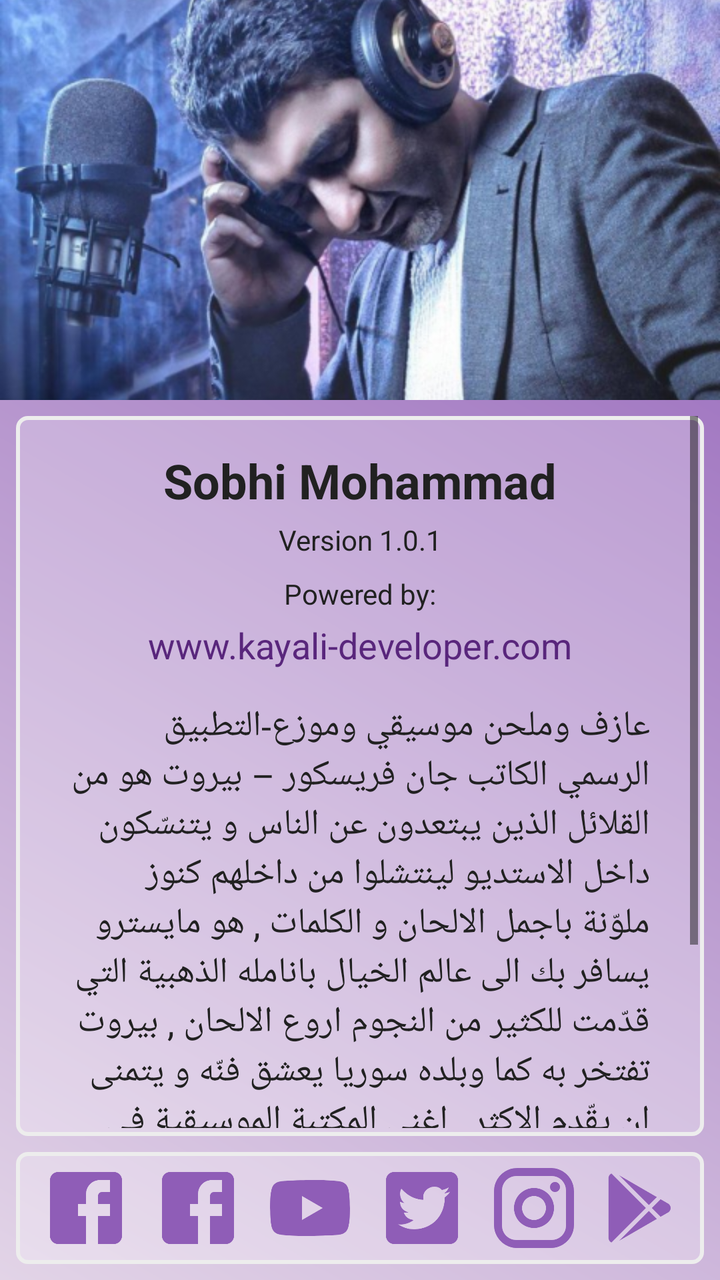
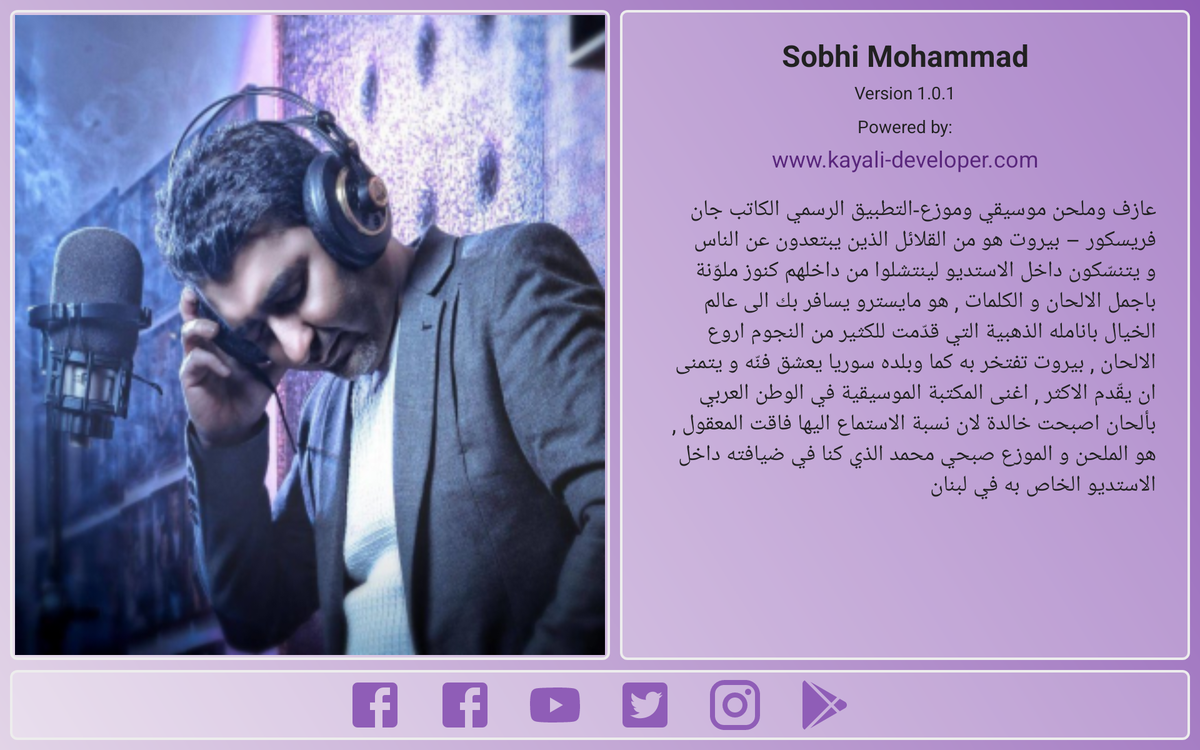

An Android layout and its configuration variant, each rendered on a device that would load it. The default file and the variant file are quoted in full after the pictures.
<!-- AndroidManifest.xml: application theme AppTheme -->
<!-- res/layout/fragment_about_us.xml -->
<?xml version="1.0" encoding="utf-8"?>
<androidx.constraintlayout.widget.ConstraintLayout xmlns:android="http://schemas.android.com/apk/res/android"
    xmlns:app="http://schemas.android.com/apk/res-auto"
    android:layout_width="match_parent"
    android:layout_height="match_parent"
    android:background="@drawable/gradient"
    android:id="@+id/about_us_fragment_layout"
    android:orientation="vertical">

    <ImageView
        android:id="@+id/iv_about_us_image"
        android:layout_width="match_parent"
        android:layout_height="200dp"
        android:layout_gravity="center_horizontal"
        android:scaleType="centerCrop"
        android:src="@drawable/splash_screen_image"
        app:layout_constraintEnd_toEndOf="parent"
        app:layout_constraintStart_toStartOf="parent"
        app:layout_constraintTop_toTopOf="parent" />

    <FrameLayout
        android:paddingBottom="@dimen/mini_margin"
        android:layout_margin="@dimen/small_margin"
        android:layout_width="match_parent"
        android:layout_height="0dp"
        android:background="@drawable/field_background"
        app:layout_constraintBottom_toTopOf="@+id/icons_layout"
        app:layout_constraintEnd_toEndOf="parent"
        app:layout_constraintStart_toStartOf="parent"
        app:layout_constraintTop_toBottomOf="@+id/iv_about_us_image">

        <ScrollView
            android:id="@+id/content_layout"
            android:layout_width="match_parent"
            android:layout_height="wrap_content">

            <LinearLayout
                android:layout_width="match_parent"
                android:layout_height="wrap_content"
                android:layout_margin="@dimen/small_margin"

                android:orientation="vertical">

                <TextView
                    android:layout_width="match_parent"
                    android:layout_height="wrap_content"
                    android:paddingStart="@dimen/normal_margin"
                    android:paddingTop="@dimen/small_margin"
                    android:paddingEnd="@dimen/normal_margin"
                    android:paddingBottom="@dimen/mini_margin"
                    android:text="@string/sobhi_mohammad_translatable"
                    android:textAlignment="center"
                    android:textSize="@dimen/header_text_size"
                    android:textStyle="bold" />

                <TextView
                    android:layout_width="match_parent"
                    android:layout_height="wrap_content"
                    android:paddingStart="@dimen/normal_margin"
                    android:paddingEnd="@dimen/normal_margin"
                    android:paddingBottom="@dimen/small_margin"
                    android:text="@string/version"
                    android:textAlignment="center"
                    android:textSize="@dimen/text_size" />

                <TextView
                    android:layout_width="match_parent"
                    android:layout_height="wrap_content"
                    android:paddingStart="@dimen/normal_margin"
                    android:paddingEnd="@dimen/normal_margin"
                    android:paddingBottom="@dimen/mini_margin"
                    android:text="@string/powered_by"
                    android:textAlignment="center"
                    android:textSize="@dimen/text_size" />

                <TextView
                    android:id="@+id/tv_developer_website"
                    android:layout_width="match_parent"
                    android:layout_height="wrap_content"
                    android:paddingStart="@dimen/normal_margin"
                    android:paddingEnd="@dimen/normal_margin"
                    android:paddingBottom="@dimen/normal_margin"
                    android:text="www.kayali-developer.com"
                    android:textAlignment="center"
                    android:textColor="@color/colorPrimaryDark"
                    android:textSize="@dimen/title_text_size" />

                <TextView
                    android:layout_width="match_parent"
                    android:layout_height="wrap_content"
                    android:paddingStart="@dimen/normal_margin"
                    android:paddingEnd="@dimen/normal_margin"
                    android:paddingBottom="@dimen/normal_margin"
                    android:text="@string/about_us_text"
                    android:textSize="@dimen/title_text_size" />

            </LinearLayout>

        </ScrollView>
    </FrameLayout>

    <LinearLayout
        android:id="@+id/icons_layout"
        android:layout_width="match_parent"
        android:layout_height="wrap_content"
        android:layout_margin="@dimen/small_margin"
        android:background="@drawable/field_background"
        android:gravity="center_horizontal"
        android:orientation="horizontal"
        android:paddingTop="@dimen/mini_margin"
        android:paddingBottom="@dimen/mini_margin"
        app:layout_constraintBottom_toBottomOf="parent"
        app:layout_constraintEnd_toEndOf="parent"
        app:layout_constraintStart_toStartOf="parent">

        <ImageView
            android:id="@+id/iv_facebook"
            android:layout_width="wrap_content"
            android:layout_height="wrap_content"
            android:layout_marginStart="@dimen/small_margin"
            android:layout_marginEnd="@dimen/small_margin"
            android:src="@drawable/ic_facebook"
            android:tint="@color/colorPrimary" />

        <ImageView
            android:id="@+id/iv_facebook2"
            android:layout_width="wrap_content"
            android:layout_height="wrap_content"
            android:layout_marginEnd="@dimen/small_margin"
            android:src="@drawable/ic_facebook"
            android:tint="@color/colorPrimary" />

        <ImageView
            android:id="@+id/iv_youtube"
            android:layout_width="wrap_content"
            android:layout_height="wrap_content"
            android:layout_marginEnd="@dimen/small_margin"
            android:src="@drawable/ic_youtube"
            android:tint="@color/colorPrimary" />

        <ImageView
            android:id="@+id/iv_twitter"
            android:layout_width="wrap_content"
            android:layout_height="wrap_content"
            android:layout_marginEnd="@dimen/small_margin"
            android:src="@drawable/ic_twitter"
            android:tint="@color/colorPrimary" />

        <ImageView
            android:id="@+id/iv_instagram"
            android:layout_width="wrap_content"
            android:layout_height="wrap_content"
            android:layout_marginEnd="@dimen/small_margin"
            android:src="@drawable/ic_instagram"
            android:tint="@color/colorPrimary" />

        <ImageView
            android:id="@+id/iv_google_play"
            android:layout_width="wrap_content"
            android:layout_height="wrap_content"
            android:layout_marginEnd="@dimen/small_margin"
            android:src="@drawable/ic_google_play"
            android:tint="@color/colorPrimary" />

    </LinearLayout>
</androidx.constraintlayout.widget.ConstraintLayout>
<!-- resources referenced by this layout -->
<resources>
  <color name="colorPrimary">#8f5db7</color>
  <color name="colorPrimaryDark">#59267c</color>
  <dimen name="header_text_size">24sp</dimen>
  <dimen name="mini_margin">4dp</dimen>
  <dimen name="normal_margin">16dp</dimen>
  <dimen name="small_margin">8dp</dimen>
  <dimen name="text_size">14sp</dimen>
  <dimen name="title_text_size">18sp</dimen>
  <!-- drawable field_background (drawable) -->
  <?xml version="1.0" encoding="UTF-8"?>
  <shape xmlns:android="http://schemas.android.com/apk/res/android">
      <solid android:color="#40ffffff"/>
      <stroke android:width="2dp" android:color="#ededed" />
      <corners android:radius="5dp"/>
      <padding android:left="3dp" android:top="0dp" android:right="3dp" android:bottom="0dp" />
  </shape>
  <!-- drawable gradient (drawable) -->
  <?xml version="1.0" encoding="utf-8"?>
  <shape xmlns:android="http://schemas.android.com/apk/res/android" android:shape="rectangle" >
      <gradient
          android:type="linear"
          android:startColor="#FFe2d4e7"
          android:endColor="#FF8f5db7"
          android:angle="45"/>
  </shape>
  <!-- drawable ic_facebook (drawable) -->
  <vector xmlns:android="http://schemas.android.com/apk/res/android"
      android:height="48dp"
      android:width="48dp"
      android:viewportWidth="24"
      android:viewportHeight="24">
      <path android:fillColor="#000" android:pathData="M5,3H19A2,2 0 0,1 21,5V19A2,2 0 0,1 19,21H5A2,2 0 0,1 3,19V5A2,2 0 0,1 5,3M18,5H15.5A3.5,3.5 0 0,0 12,8.5V11H10V14H12V21H15V14H18V11H15V9A1,1 0 0,1 16,8H18V5Z" />
  </vector>
  <!-- drawable ic_google_play (drawable) -->
  <vector xmlns:android="http://schemas.android.com/apk/res/android"
      android:height="48dp"
      android:width="48dp"
      android:viewportWidth="24"
      android:viewportHeight="24">
      <path android:fillColor="#000" android:pathData="M3,20.5V3.5C3,2.91 3.34,2.39 3.84,2.15L13.69,12L3.84,21.85C3.34,21.6 3,21.09 3,20.5M16.81,15.12L6.05,21.34L14.54,12.85L16.81,15.12M20.16,10.81C20.5,11.08 20.75,11.5 20.75,12C20.75,12.5 20.53,12.9 20.18,13.18L17.89,14.5L15.39,12L17.89,9.5L20.16,10.81M6.05,2.66L16.81,8.88L14.54,11.15L6.05,2.66Z" />
  </vector>
  <string name="about_us_text">عازف وملحن موسيقي وموزع-التطبيق الرسمي
  الكاتب جان فريسكور – بيروت هو من القلائل الذين يبتعدون عن الناس و يتنسّكون داخل الاستديو لينتشلوا من داخلهم كنوز ملوّنة باجمل الالحان و الكلمات , هو مايسترو يسافر بك الى عالم الخيال بانامله الذهبية التي قدّمت للكثير من النجوم اروع الالحان , بيروت تفتخر به كما وبلده سوريا يعشق فنّه و يتمنى ان يقّدم الاكثر , اغنى المكتبة الموسيقية في الوطن العربي بألحان اصبحت خالدة لان نسبة الاستماع اليها فاقت المعقول , هو الملحن و الموزع صبحي محمد الذي كنا في ضيافته داخل الاستديو الخاص به في لبنان</string>
  <string name="powered_by">Powered by:</string>
  <string name="sobhi_mohammad_translatable">Sobhi Mohammad</string>
  <string name="version">Version 1.0.1</string>
  <style name="AppTheme" parent="Theme.AppCompat.Light.DarkActionBar">
          
          <item name="colorPrimary">@color/colorPrimary</item>
          <item name="colorPrimaryDark">@color/colorPrimaryDark</item>
          <item name="colorAccent">@color/colorAccent</item>
          <item name="android:textColor">@color/darkTextColor</item>
          <item name="android:textColorPrimary">@color/normalTextColor</item>
          <item name="android:textColorSecondary">@color/darkTextColor</item>
          <item name="android:textSize">@dimen/text_size</item>
      </style>
  <color name="colorAccent">#991180</color>
  <color name="darkTextColor">#212121</color>
  <color name="normalTextColor">#4c007f</color>
  <!-- some entries are left out for length -->
</resources>
<!-- res/layout-sw600dp-land/fragment_about_us.xml (the repository's variant of the layout above) -->
<!-- drawn on a 7-inch tablet turned sideways -->
<?xml version="1.0" encoding="utf-8"?>
<androidx.constraintlayout.widget.ConstraintLayout xmlns:android="http://schemas.android.com/apk/res/android"
    xmlns:app="http://schemas.android.com/apk/res-auto"
    android:layout_width="match_parent"
    android:layout_height="match_parent"
    android:background="@drawable/gradient"
    android:id="@+id/about_us_fragment_layout"
    android:orientation="vertical">

    <ImageView
        android:background="@drawable/field_background"
        android:padding="@dimen/mini_margin"
        android:layout_marginStart="@dimen/small_margin"
        android:layout_marginTop="@dimen/small_margin"
        android:layout_marginBottom="@dimen/small_margin"
        android:id="@+id/iv_about_us_image"
        android:layout_width="480dp"
        android:layout_height="0dp"
        android:layout_gravity="center_horizontal"
        android:scaleType="fitXY"
        android:src="@drawable/splash_screen_image"
        app:layout_constraintBottom_toTopOf="@+id/icons_layout"
        app:layout_constraintStart_toStartOf="parent"
        app:layout_constraintTop_toTopOf="parent" />

    <FrameLayout
        android:paddingTop="@dimen/mini_margin"
        android:paddingBottom="@dimen/mini_margin"
        android:layout_margin="@dimen/small_margin"
        android:layout_width="0dp"
        android:layout_height="0dp"
        android:background="@drawable/field_background"
        app:layout_constraintBottom_toTopOf="@+id/icons_layout"
        app:layout_constraintEnd_toEndOf="parent"
        app:layout_constraintStart_toEndOf="@id/iv_about_us_image"
        app:layout_constraintTop_toTopOf="parent">

        <ScrollView
            android:id="@+id/content_layout"
            android:layout_width="match_parent"
            android:layout_height="wrap_content">

            <LinearLayout
                android:layout_width="match_parent"
                android:layout_height="wrap_content"
                android:layout_margin="@dimen/small_margin"

                android:orientation="vertical">

                <TextView
                    android:layout_width="match_parent"
                    android:layout_height="wrap_content"
                    android:paddingStart="@dimen/normal_margin"
                    android:paddingTop="@dimen/small_margin"
                    android:paddingEnd="@dimen/normal_margin"
                    android:paddingBottom="@dimen/mini_margin"
                    android:text="@string/sobhi_mohammad_translatable"
                    android:textAlignment="center"
                    android:textSize="@dimen/header_text_size"
                    android:textStyle="bold" />

                <TextView
                    android:layout_width="match_parent"
                    android:layout_height="wrap_content"
                    android:paddingStart="@dimen/normal_margin"
                    android:paddingEnd="@dimen/normal_margin"
                    android:paddingBottom="@dimen/small_margin"
                    android:text="@string/version"
                    android:textAlignment="center"
                    android:textSize="@dimen/text_size" />

                <TextView
                    android:layout_width="match_parent"
                    android:layout_height="wrap_content"
                    android:paddingStart="@dimen/normal_margin"
                    android:paddingEnd="@dimen/normal_margin"
                    android:paddingBottom="@dimen/mini_margin"
                    android:text="@string/powered_by"
                    android:textAlignment="center"
                    android:textSize="@dimen/text_size" />

                <TextView
                    android:id="@+id/tv_developer_website"
                    android:layout_width="match_parent"
                    android:layout_height="wrap_content"
                    android:paddingStart="@dimen/normal_margin"
                    android:paddingEnd="@dimen/normal_margin"
                    android:paddingBottom="@dimen/normal_margin"
                    android:text="www.kayali-developer.com"
                    android:textAlignment="center"
                    android:textColor="@color/colorPrimaryDark"
                    android:textSize="@dimen/title_text_size" />

                <TextView
                    android:layout_width="match_parent"
                    android:layout_height="wrap_content"
                    android:paddingStart="@dimen/normal_margin"
                    android:paddingEnd="@dimen/normal_margin"
                    android:paddingBottom="@dimen/normal_margin"
                    android:text="@string/about_us_text"
                    android:textSize="@dimen/title_text_size" />

            </LinearLayout>

        </ScrollView>
    </FrameLayout>

    <LinearLayout
        android:id="@+id/icons_layout"
        android:layout_width="match_parent"
        android:layout_height="wrap_content"
        android:layout_margin="@dimen/small_margin"
        android:background="@drawable/field_background"
        android:gravity="center_horizontal"
        android:orientation="horizontal"
        android:paddingTop="@dimen/mini_margin"
        android:paddingBottom="@dimen/mini_margin"
        app:layout_constraintBottom_toBottomOf="parent"
        app:layout_constraintEnd_toEndOf="parent"
        app:layout_constraintStart_toStartOf="parent">

        <ImageView
            android:id="@+id/iv_facebook"
            android:layout_width="wrap_content"
            android:layout_height="wrap_content"
            android:layout_marginStart="@dimen/large_margin"
            android:layout_marginEnd="@dimen/large_margin"
            android:src="@drawable/ic_facebook"
            android:tint="@color/colorPrimary" />

        <ImageView
            android:id="@+id/iv_facebook2"
            android:layout_width="wrap_content"
            android:layout_height="wrap_content"
            android:layout_marginEnd="@dimen/large_margin"
            android:src="@drawable/ic_facebook"
            android:tint="@color/colorPrimary" />

        <ImageView
            android:id="@+id/iv_youtube"
            android:layout_width="wrap_content"
            android:layout_height="wrap_content"
            android:layout_marginEnd="@dimen/large_margin"
            android:src="@drawable/ic_youtube"
            android:tint="@color/colorPrimary" />

        <ImageView
            android:id="@+id/iv_twitter"
            android:layout_width="wrap_content"
            android:layout_height="wrap_content"
            android:layout_marginEnd="@dimen/large_margin"
            android:src="@drawable/ic_twitter"
            android:tint="@color/colorPrimary" />

        <ImageView
            android:id="@+id/iv_instagram"
            android:layout_width="wrap_content"
            android:layout_height="wrap_content"
            android:layout_marginEnd="@dimen/large_margin"
            android:src="@drawable/ic_instagram"
            android:tint="@color/colorPrimary" />

        <ImageView
            android:id="@+id/iv_google_play"
            android:layout_width="wrap_content"
            android:layout_height="wrap_content"
            android:layout_marginEnd="@dimen/large_margin"
            android:src="@drawable/ic_google_play"
            android:tint="@color/colorPrimary" />

    </LinearLayout>
</androidx.constraintlayout.widget.ConstraintLayout>
<!-- resources referenced by the variant -->
<!-- as a 7-inch tablet turned sideways resolves them -->
<resources>
  <color name="colorPrimary">#8f5db7</color>
  <color name="colorPrimaryDark">#59267c</color>
  <dimen name="header_text_size">24sp</dimen>
  <dimen name="large_margin">24dp</dimen>
  <dimen name="mini_margin">4dp</dimen>
  <dimen name="normal_margin">16dp</dimen>
  <dimen name="small_margin">8dp</dimen>
  <dimen name="text_size">14sp</dimen>
  <dimen name="title_text_size">18sp</dimen>
  <!-- drawable field_background (drawable) -->
  <?xml version="1.0" encoding="UTF-8"?>
  <shape xmlns:android="http://schemas.android.com/apk/res/android">
      <solid android:color="#40ffffff"/>
      <stroke android:width="2dp" android:color="#ededed" />
      <corners android:radius="5dp"/>
      <padding android:left="3dp" android:top="0dp" android:right="3dp" android:bottom="0dp" />
  </shape>
  <!-- drawable gradient (drawable) -->
  <?xml version="1.0" encoding="utf-8"?>
  <shape xmlns:android="http://schemas.android.com/apk/res/android" android:shape="rectangle" >
      <gradient
          android:type="linear"
          android:startColor="#FFe2d4e7"
          android:endColor="#FF8f5db7"
          android:angle="45"/>
  </shape>
  <!-- drawable ic_facebook (drawable) -->
  <vector xmlns:android="http://schemas.android.com/apk/res/android"
      android:height="48dp"
      android:width="48dp"
      android:viewportWidth="24"
      android:viewportHeight="24">
      <path android:fillColor="#000" android:pathData="M5,3H19A2,2 0 0,1 21,5V19A2,2 0 0,1 19,21H5A2,2 0 0,1 3,19V5A2,2 0 0,1 5,3M18,5H15.5A3.5,3.5 0 0,0 12,8.5V11H10V14H12V21H15V14H18V11H15V9A1,1 0 0,1 16,8H18V5Z" />
  </vector>
  <!-- drawable ic_google_play (drawable) -->
  <vector xmlns:android="http://schemas.android.com/apk/res/android"
      android:height="48dp"
      android:width="48dp"
      android:viewportWidth="24"
      android:viewportHeight="24">
      <path android:fillColor="#000" android:pathData="M3,20.5V3.5C3,2.91 3.34,2.39 3.84,2.15L13.69,12L3.84,21.85C3.34,21.6 3,21.09 3,20.5M16.81,15.12L6.05,21.34L14.54,12.85L16.81,15.12M20.16,10.81C20.5,11.08 20.75,11.5 20.75,12C20.75,12.5 20.53,12.9 20.18,13.18L17.89,14.5L15.39,12L17.89,9.5L20.16,10.81M6.05,2.66L16.81,8.88L14.54,11.15L6.05,2.66Z" />
  </vector>
  <string name="about_us_text">عازف وملحن موسيقي وموزع-التطبيق الرسمي
  الكاتب جان فريسكور – بيروت هو من القلائل الذين يبتعدون عن الناس و يتنسّكون داخل الاستديو لينتشلوا من داخلهم كنوز ملوّنة باجمل الالحان و الكلمات , هو مايسترو يسافر بك الى عالم الخيال بانامله الذهبية التي قدّمت للكثير من النجوم اروع الالحان , بيروت تفتخر به كما وبلده سوريا يعشق فنّه و يتمنى ان يقّدم الاكثر , اغنى المكتبة الموسيقية في الوطن العربي بألحان اصبحت خالدة لان نسبة الاستماع اليها فاقت المعقول , هو الملحن و الموزع صبحي محمد الذي كنا في ضيافته داخل الاستديو الخاص به في لبنان</string>
  <string name="powered_by">Powered by:</string>
  <string name="sobhi_mohammad_translatable">Sobhi Mohammad</string>
  <string name="version">Version 1.0.1</string>
  <style name="AppTheme" parent="Theme.AppCompat.Light.DarkActionBar">
          
          <item name="colorPrimary">@color/colorPrimary</item>
          <item name="colorPrimaryDark">@color/colorPrimaryDark</item>
          <item name="colorAccent">@color/colorAccent</item>
          <item name="android:textColor">@color/darkTextColor</item>
          <item name="android:textColorPrimary">@color/normalTextColor</item>
          <item name="android:textColorSecondary">@color/darkTextColor</item>
          <item name="android:textSize">@dimen/text_size</item>
      </style>
  <color name="colorAccent">#991180</color>
  <color name="darkTextColor">#212121</color>
  <color name="normalTextColor">#4c007f</color>
  <!-- some entries are left out for length -->
</resources>
